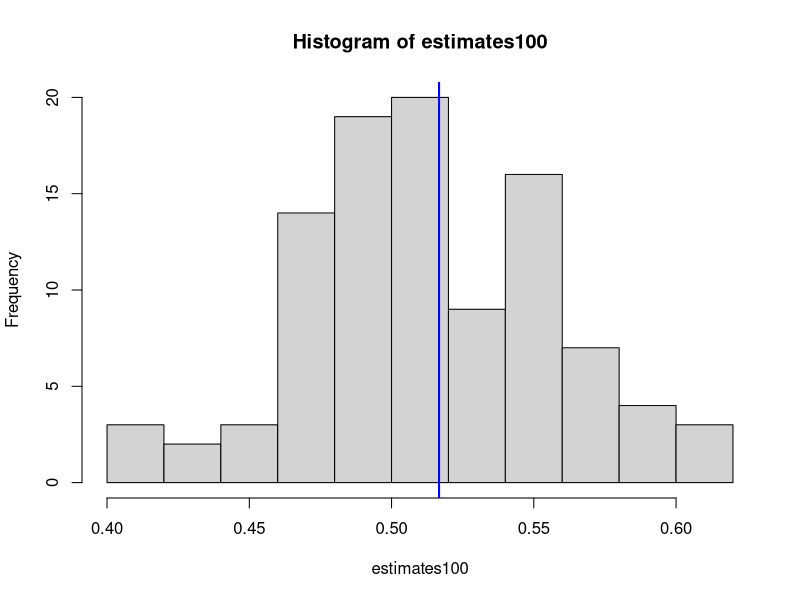
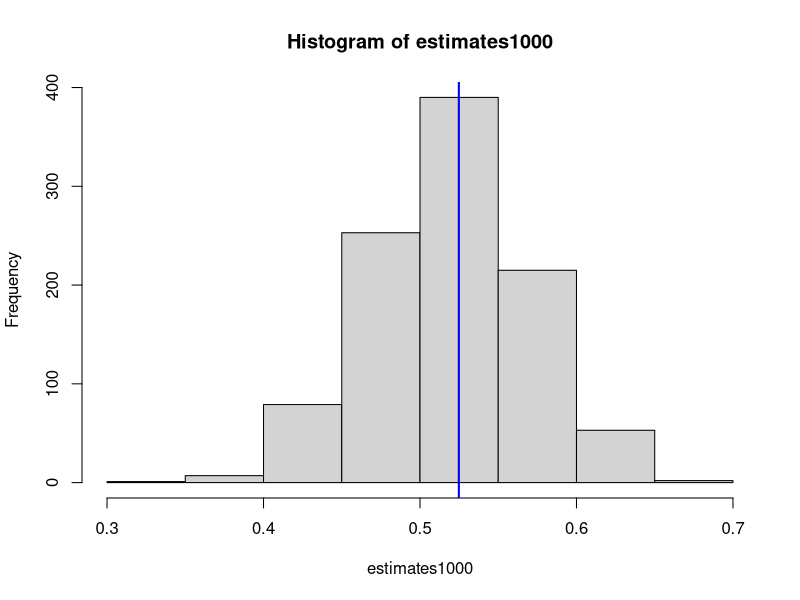
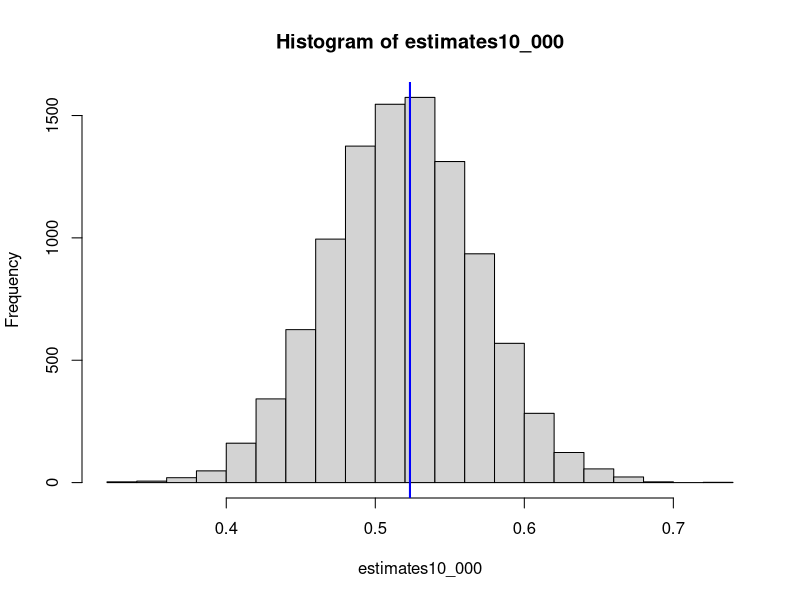

Here is the R script that generated these plots, in order:
## ---- chunk 1
knitr::opts_chunk$set(echo = TRUE)
## ---- chunk 2
#Algorithm:
# wins = 0
# for ( i in 1:nrep ) {
#   roll = sample( 1:6, 1 ) + sample( 1:6, 1 )
#   if ( roll == 7 || roll == 11 ) {
#     wins = wins + 1
#     } else if ( roll != 2 && roll != 3 && roll != 12 ) {
#       point = roll
#       while ( TRUE ) {
#         roll = sample( 1:6, 1 ) + sample( 1:6, 1 )
#         if ( roll == point ) wins = wins + 1
#         if ( roll == point || roll == 7 ) break
#       }
#     }
# }
# 
# print( wins / nrep )
## ---- chunk 3

craps<- function(nrep = 100){
  list <- c(1, 2, 2, 3, 3, 4, 4, 5, 5, 6, 6, 6, 6)
  wins = 0
  for ( i in 1:nrep ) {
    roll = sample( list, 1 ) + sample( list, 1 ) #function that gives us a random die that 's loaded
    if ( roll == 7 || roll == 11 ) {
      wins = wins + 1
      } else if ( roll != 2 && roll != 3 && roll != 12 ) {
        point = roll
        while ( TRUE ) {
          roll = sample( list, 1 ) + sample( list, 1 )
          if ( roll == point ) wins = wins + 1
          if ( roll == point || roll == 7 ) break
        }
      }
  }
  
  return( wins / nrep )
}

## ---- chunk 4

estimates100 <- rep(0,100)

for (i in 1:100) {
  estimates100[i] <- craps()
}

estimates1000 <- rep(0,1000)

for (i in 1:1000) {
  estimates1000[i] <- craps()
}

estimates10_000 <- rep(0,10000)

for (i in 1:10000) {
  estimates10_000[i] <- craps()
}

hist(estimates100)
abline(v = mean(estimates100), lwd = 2, col = "blue") # mean = 0.5261


hist(estimates1000)
abline(v = mean(estimates1000), lwd = 2, col = "blue") # mean = 0.52288


hist(estimates10_000)
abline(v = mean(estimates10_000), lwd = 2, col = "blue") # mean = 0.523843



